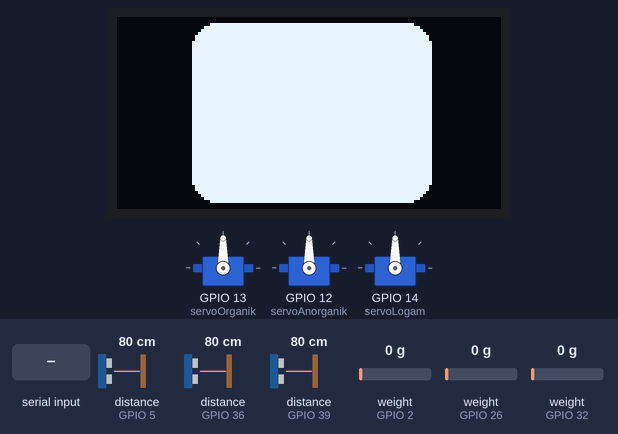
Bench run of a sketch on a simulated ESP32. Parts: 3 × servo, 128×64 one-colour display. The test bench sets the inputs (shaded band); at power-on: distance to the obstacle (sensors on GPIO 5, GPIO 36, GPIO 39) 80 cm, weight on the scale (sensors on GPIO 2, GPIO 26, GPIO 32) 0 g. The echo pulse lasts 58.3 µs per cm; WiFi joins after 1.5 s; servers stay silent unless stated; the audio player accepts every command and is not drawn; the Firebase database answers and starts empty; what the sketch prints to the serial monitor is not drawn.

Above: at 9.3 s.
9.4 s: "ANORGANIK\n" received over Serial
At 11.8 s:
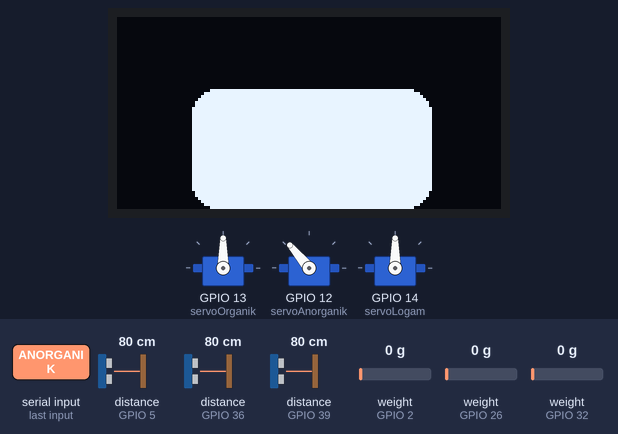
12.2 s: distance to the obstacle (sensor on GPIO 5) set to 2 cm
At 15.9 s:
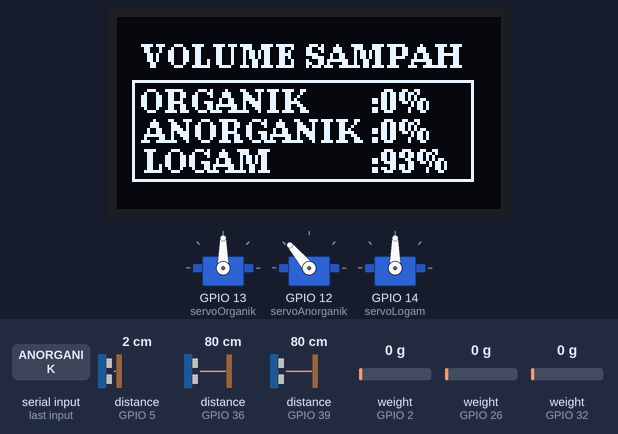
18.2 s: "ORGANIK\n" received over Serial
At 23.1 s:
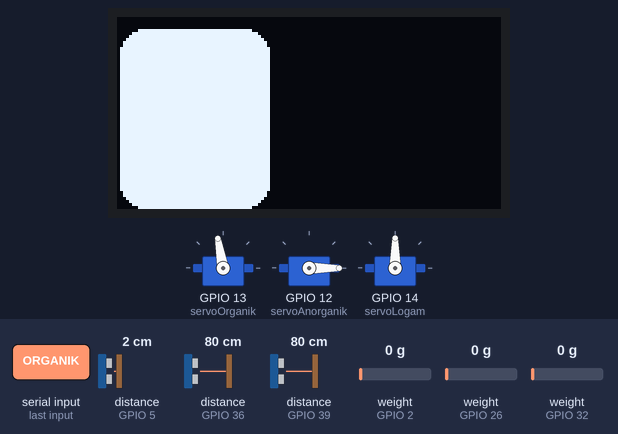
23.6 s: distance to the obstacle (sensor on GPIO 36) set to 2 cm
At 27.4 s:
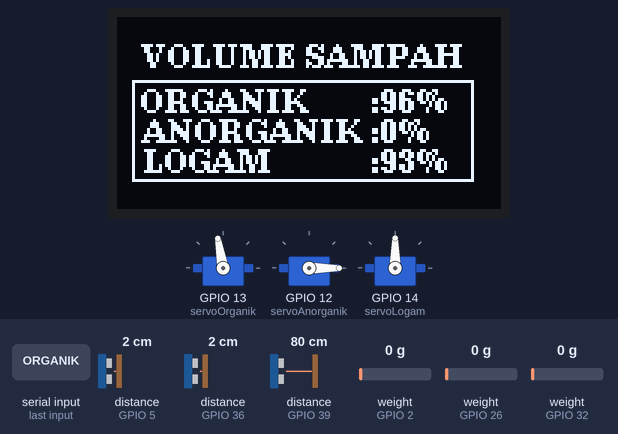
29.6 s: "LOGAM\n" received over Serial
At 40.3 s:
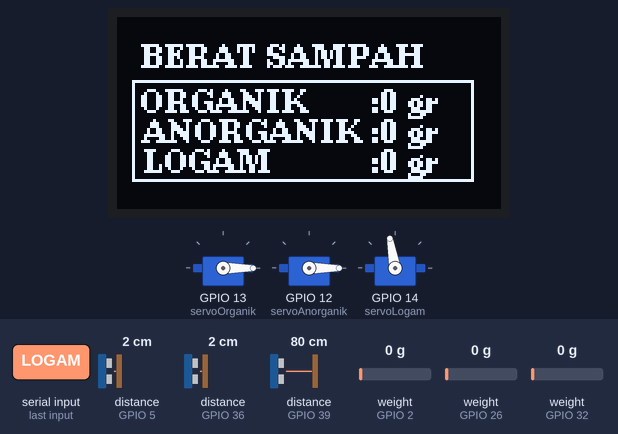
Timing chart, 0 to 42.3 s (numbered marks = the images above; inputs shaded):
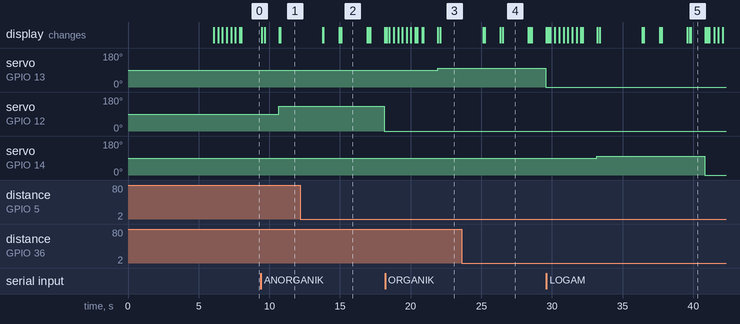

The sketch:

firebase_esp32.ino
```cpp
/*
  ESP32 - Kirim Data Sampah ke Firebase Realtime Database

  Program ini digunakan untuk menerima data klasifikasi dari Arduino Nano melalui komunikasi
  serial, membaca berat dan volume sampah dari sensor load cell dan ultrasonik, lalu mengirim
  semua data tersebut ke Firebase Realtime Database.

  FIREBASE_HOST merupakan URL database yang telah dibuat
  FIREBASE_AUTH merupakan Secret Key (Database secrets) atau API Key
*/

#include <HX711.h>
#include "ESP32Servo.h"
#include <NewPing.h>
#include "U8g2lib.h"
#include "DFRobotDFPlayerMini.h"
#include "Arduino.h"
#include <SoftwareSerial.h>
#include <WiFi.h>
#include <FirebaseESP32.h>
#include <addons/RTDBHelper.h>

const char* ssid = "SSID_WIFI";
const char* password = "PASSWORD_WIFI";

#define FIREBASE_HOST "URL_DATABASE"
#define FIREBASE_AUTH "SECRET_KEY"

FirebaseData fbdo;
FirebaseConfig config;
FirebaseAuth auth;
FirebaseJson json;

unsigned long sendDataPrevMillis = 0;
String bin_id = "W001";   // untuk kode waste
String dynamicPath = "/bins/" + bin_id;   // Path dinamis dan path utama berdasarkan bin_id
bool isValidBinID = false;

#define LOADCELL1_DOUT_PIN 32
#define LOADCELL1_SCK_PIN 33
#define LOADCELL2_DOUT_PIN 26
#define LOADCELL2_SCK_PIN 27
#define LOADCELL3_DOUT_PIN 2
#define LOADCELL3_SCK_PIN 4
#define calibration_factor -205.00  // Faktor kalibrasi untuk timbangan

HX711 scale1;
HX711 scale2;
HX711 scale3;

int GRAM1, GRAM2, GRAM3;  // variabel weight

int df_TX = 17;
int df_RX = 16;

NewPing sonar1(19, 36, 100);  // (triggerPin, echoPin, maxDistance)
NewPing sonar2(23, 39, 100);
NewPing sonar3(18, 5, 100);

int jarak1, jarak2, jarak3;
int persenjarak1, persenjarak2, persenjarak3;  // variabel volume

DFRobotDFPlayerMini player;
SoftwareSerial softwareSerial(df_RX, df_TX);

Servo servoOrganik;
Servo servoAnorganik;
Servo servoLogam;

U8G2_SSD1306_128X64_NONAME_F_HW_I2C u8g2(U8G2_R0, SCL, SDA, U8X8_PIN_NONE);

void setup() {
  Serial.begin(115200);
  softwareSerial.begin(9600);

  WiFi.mode(WIFI_OFF);
  delay(1000);
  WiFi.mode(WIFI_STA);

  WiFi.begin(ssid, password);
  Serial.println("Connecting to WiFi");

  while (WiFi.status() != WL_CONNECTED) {
    delay(500);
    Serial.print(".");
  }
  Serial.print("RSSI (kekuatan sinyal): ");
  Serial.println(WiFi.RSSI());

  // Inisialisasi Firebase
  config.host = FIREBASE_HOST;
  config.signer.tokens.legacy_token = FIREBASE_AUTH;
  Firebase.begin(&config, &auth);
  fbdo.setBSSLBufferSize(4096, 1024);
  Firebase.reconnectWiFi(true);

  scale1.begin(LOADCELL1_DOUT_PIN, LOADCELL1_SCK_PIN);
  scale2.begin(LOADCELL2_DOUT_PIN, LOADCELL2_SCK_PIN);
  scale3.begin(LOADCELL3_DOUT_PIN, LOADCELL3_SCK_PIN);

  // Atur faktor kalibrasi dan tare untuk setiap load cell
  scale1.set_scale(calibration_factor);
  scale1.tare();  // Mengatur titik nol pada timbangan

  scale2.set_scale(calibration_factor);
  scale2.tare();

  scale3.set_scale(calibration_factor);
  scale3.tare();

  if (player.begin(softwareSerial)) {
    Serial.println("ok");
    player.volume(100);
  } else {
    Serial.println("cek kabel");
  }

  servoOrganik.attach(13);    // Ganti dengan pin yang sesuai
  servoAnorganik.attach(12);
  servoLogam.attach(14);
  u8g2.begin();
  u8g2.enableUTF8Print();
  u8g2.setFlipMode(1);
  loading();
  isValidBinID = validateBinID(bin_id);
}

void loop() {
  String receivedData = Serial.readStringUntil('\n');  // Membaca data hingga newline
  Serial.print(receivedData);
  Serial.println();

  // Mengecek hasil klasifikasi dan menggerakkan servo yang sesuai
  if (receivedData.indexOf("ANORGANIK") >= 0) {
    player.play(1);
    mata_ramah();
    delay(1000);
    servoAnorganik.write(130);
    mata_bawah();
    volume_sampah();
    delay(1000);
    berat_sampah();
    delay(1000);
    servoAnorganik.write(0);
    mata_tutup();
    loading();
    if (Firebase.ready() && (millis() - sendDataPrevMillis > 15000)) {
      sendDataPrevMillis = millis();
      if (isValidBinID) {
        url_anorganik();
      } else {
        Serial.println("Invalid bin_id, skipping data send.");
      }
    }

  } else if (receivedData.indexOf("ORGANIK") >= 0) {
    player.play(2);
    mata_ramah();
    delay(1000);
    servoOrganik.write(100);
    mata_kanan();
    volume_sampah();
    delay(1000);
    berat_sampah();
    delay(1000);
    servoOrganik.write(0);
    mata_tutup();
    loading();
    if (Firebase.ready() && (millis() - sendDataPrevMillis > 15000)) {
      sendDataPrevMillis = millis();
      if (isValidBinID) {
        url_organik();
      } else {
        Serial.println("Invalid bin_id, skipping data send.");
      }
    }

  } else if (receivedData.indexOf("LOGAM") >= 0) {
    player.play(3);
    mata_ramah();
    delay(1000);
    servoLogam.write(100);
    mata_kiri();
    volume_sampah();
    delay(1000);
    berat_sampah();
    delay(1000);
    servoLogam.write(0);
    mata_tutup();
    loading();
    if (Firebase.ready() && (millis() - sendDataPrevMillis > 15000)) {
      sendDataPrevMillis = millis();
      if (isValidBinID) {
        url_logam();
      } else {
        Serial.println("Invalid bin_id, skipping data send.");
      }
    }
  }
}

bool validateBinID(const String &binID) {
  if (Firebase.get(fbdo, dynamicPath)) {
    Serial.println("BinID valid: " + bin_id);
    return true;
  } else {
    Serial.println("Invalid BinID: " + bin_id + ", Error: " + fbdo.errorReason());
    return false;
  }
}

void kirim_json(const String &path, FirebaseJson &json, const String &successMsg) {
  const int maxRetries = 2;   // Jumlah maksimal percobaan
  int attempt = 0;
  bool success = false;

  // Mencoba mengirim data beberapa kali
  while (attempt < maxRetries && !success) {
    if (Firebase.updateNode(fbdo, path, json)) {
      success = true;
      Serial.println(successMsg);
    } else {
      Serial.print("Gagal mengirim data ke ");
      Serial.print(path);
      Serial.print(": ");
      Serial.println(fbdo.errorReason().c_str());
      attempt++;
      delay(500);
    }
  }
  if (!success) {
    Serial.println("Pengiriman data gagal setelah beberapa percobaan.");
  }
  json.clear();
}

void url_organik() {
  json.set("/binID", bin_id);
  json.set("/organik/volume", persenjarak1);
  json.set("/organik/weight", GRAM1);
  kirim_json(dynamicPath, json, "Data organik berhasil dikirim!");
}

void url_anorganik() {
  json.set("/binID", bin_id);
  json.set("/anorganik/volume", persenjarak2);
  json.set("/anorganik/weight", GRAM2);
  kirim_json(dynamicPath, json, "Data anorganik berhasil dikirim!");
}

void url_logam() {
  json.set("/binID", bin_id);
  json.set("/logam/volume", persenjarak3);
  json.set("/logam/weight", GRAM3);
  kirim_json(dynamicPath, json, "Data logam berhasil dikirim!");
}

// (membuka mata robot)
void loading() {
  u8g2.clearBuffer();
  u8g2.drawBox(2, 31, 2, 2);
  u8g2.sendBuffer();
  delay(10);
  u8g2.drawBox(4, 31, 2, 2);
  u8g2.sendBuffer();
  delay(5);
  u8g2.drawBox(6, 31, 2, 2);
  u8g2.sendBuffer();
  delay(5);
  u8g2.drawBox(8, 31, 2, 2);
  u8g2.sendBuffer();
  delay(5);
  u8g2.drawBox(10, 31, 2, 2);
  u8g2.sendBuffer();
  delay(5);
  u8g2.drawBox(12, 31, 2, 2);
  u8g2.sendBuffer();
  delay(5);
  u8g2.drawBox(14, 31, 2, 2);
  u8g2.sendBuffer();
  delay(5);
  u8g2.drawBox(16, 31, 2, 2);
  u8g2.sendBuffer();
  delay(5);
  u8g2.drawBox(18, 31, 2, 2);
  u8g2.sendBuffer();
  delay(5);
  u8g2.drawBox(20, 31, 2, 2);
  u8g2.sendBuffer();
  delay(5);
  u8g2.drawBox(22, 31, 2, 2);
  u8g2.sendBuffer();
  delay(5);
  u8g2.drawBox(24, 31, 2, 2);
  u8g2.sendBuffer();
  delay(5);
  u8g2.drawBox(26, 31, 2, 2);
  u8g2.sendBuffer();
  delay(5);
  u8g2.drawBox(28, 31, 2, 2);
  u8g2.sendBuffer();
  delay(5);
  u8g2.drawBox(30, 31, 2, 2);
  u8g2.sendBuffer();
  delay(5);
  u8g2.drawBox(32, 31, 2, 2);
  u8g2.sendBuffer();
  delay(5);
  u8g2.drawBox(34, 31, 2, 2);
  u8g2.sendBuffer();
  delay(5);
  u8g2.drawBox(36, 31, 2, 2);
  u8g2.sendBuffer();
  delay(5);
  u8g2.drawBox(38, 31, 2, 2);
  u8g2.sendBuffer();
  delay(5);
  u8g2.drawBox(40, 31, 2, 2);
  u8g2.sendBuffer();
  delay(5);
  u8g2.drawBox(42, 31, 2, 2);
  u8g2.sendBuffer();
  delay(5);
  u8g2.drawBox(44, 31, 2, 2);
  u8g2.sendBuffer();
  delay(5);
  u8g2.drawBox(46, 31, 2, 2);
  u8g2.sendBuffer();
  delay(5);
  u8g2.drawBox(48, 31, 2, 2);
  u8g2.sendBuffer();
  delay(5);
  u8g2.drawBox(50, 31, 2, 2);
  u8g2.sendBuffer();
  delay(5);
  u8g2.drawBox(52, 31, 2, 2);
  u8g2.sendBuffer();
  delay(5);
  u8g2.drawBox(54, 31, 2, 2);
  u8g2.sendBuffer();
  delay(5);
  u8g2.drawBox(56, 31, 2, 2);
  u8g2.sendBuffer();
  delay(5);
  u8g2.drawBox(58, 31, 2, 2);
  u8g2.sendBuffer();
  delay(5);
  u8g2.drawBox(60, 31, 2, 2);
  u8g2.sendBuffer();
  delay(5);
  u8g2.drawBox(62, 31, 2, 2);
  u8g2.sendBuffer();
  delay(5);
  u8g2.drawBox(64, 31, 2, 2);
  u8g2.sendBuffer();
  delay(5);
  u8g2.drawBox(66, 31, 2, 2);
  u8g2.sendBuffer();
  delay(5);
  u8g2.drawBox(68, 31, 2, 2);
  u8g2.sendBuffer();
  delay(5);
  u8g2.drawBox(70, 31, 2, 2);
  u8g2.sendBuffer();
  delay(5);
  u8g2.drawBox(72, 31, 2, 2);
  u8g2.sendBuffer();
  delay(5);
  u8g2.drawBox(74, 31, 2, 2);
  u8g2.sendBuffer();
  delay(5);
  u8g2.drawBox(76, 31, 2, 2);
  u8g2.sendBuffer();
  delay(5);
  u8g2.drawBox(78, 31, 2, 2);
  u8g2.sendBuffer();
  delay(5);
  u8g2.drawBox(80, 31, 2, 2);
  u8g2.sendBuffer();
  delay(5);
  u8g2.drawBox(82, 31, 2, 2);
  u8g2.sendBuffer();
  delay(5);
  u8g2.drawBox(84, 31, 2, 2);
  u8g2.sendBuffer();
  delay(5);
  u8g2.drawBox(86, 31, 2, 2);
  u8g2.sendBuffer();
  delay(5);
  u8g2.drawBox(88, 31, 2, 2);
  u8g2.sendBuffer();
  delay(5);
  u8g2.drawBox(90, 31, 2, 2);
  u8g2.sendBuffer();
  delay(5);
  u8g2.drawBox(92, 31, 2, 2);
  u8g2.sendBuffer();
  delay(5);
  u8g2.drawBox(94, 31, 2, 2);
  u8g2.sendBuffer();
  delay(5);
  u8g2.drawBox(96, 31, 2, 2);
  u8g2.sendBuffer();
  delay(5);
  u8g2.drawBox(98, 31, 2, 2);
  u8g2.sendBuffer();
  delay(5);
  u8g2.drawBox(100, 31, 2, 2);
  u8g2.sendBuffer();
  delay(5);
  u8g2.drawBox(102, 31, 2, 2);
  u8g2.sendBuffer();
  delay(5);
  u8g2.drawBox(104, 31, 2, 2);
  u8g2.drawRBox(60, 28, 10, 8, 4);
  u8g2.sendBuffer();
  delay(5);
  u8g2.drawBox(106, 31, 2, 2);
  u8g2.drawRBox(55, 28, 20, 8, 4);
  u8g2.sendBuffer();
  delay(5);
  u8g2.drawBox(108, 31, 2, 2);
  u8g2.drawRBox(50, 28, 30, 8, 4);
  u8g2.sendBuffer();
  delay(5);
  u8g2.drawBox(110, 31, 2, 2);
  u8g2.drawRBox(45, 28, 40, 8, 4);
  u8g2.sendBuffer();
  delay(5);
  u8g2.drawBox(112, 31, 2, 2);
  u8g2.drawRBox(40, 28, 50, 8, 4);
  u8g2.sendBuffer();
  delay(5);
  u8g2.drawBox(114, 31, 2, 2);
  u8g2.drawRBox(35, 28, 60, 8, 4);
  u8g2.sendBuffer();
  delay(5);
  u8g2.drawBox(116, 31, 2, 2);
  u8g2.drawRBox(30, 28, 70, 8, 4);
  u8g2.sendBuffer();
  delay(5);
  u8g2.drawBox(118, 31, 2, 2);
  u8g2.drawRBox(25, 28, 80, 8, 4);
  u8g2.sendBuffer();
  delay(5);
  u8g2.drawBox(120, 31, 2, 2);
  u8g2.sendBuffer();
  delay(5);
  u8g2.drawBox(122, 31, 2, 2);
  u8g2.sendBuffer();
  delay(5);
  u8g2.drawBox(124, 31, 2, 2);
  u8g2.drawRBox(25, 19, 80, 25, 4);
  u8g2.sendBuffer();
  delay(5);
  u8g2.drawBox(126, 31, 2, 2);
  u8g2.drawRBox(25, 2, 80, 60, 8);
  u8g2.sendBuffer();
  delay(5);
  u8g2.clearBuffer();
  u8g2.drawRBox(25, 2, 80, 60, 8);
  u8g2.sendBuffer();
}

void mata_tutup() {
  u8g2.clearBuffer();
  u8g2.drawRBox(25, 2, 80, 60, 8);
  u8g2.sendBuffer();
  delay(50);
  u8g2.clearBuffer();
  u8g2.drawRBox(25, 19, 80, 25, 4);
  u8g2.sendBuffer();
  delay(50);
  u8g2.clearBuffer();
  u8g2.drawRBox(25, 28, 80, 8, 4);
  u8g2.sendBuffer();
  delay(50);
  u8g2.clearBuffer();
  u8g2.drawBox(25, 31, 80, 2);
  u8g2.sendBuffer();
  delay(50);
  u8g2.clearBuffer();
  u8g2.drawBox(128, 31, 0, 0);
  u8g2.sendBuffer();
  delay(50);
}

// (mata bergerak keatas untuk menyapa)
void mata_ramah() {
  u8g2.clearBuffer();
  u8g2.drawRBox(25, 0, 80, 60, 8);
  u8g2.sendBuffer();
  delay(5);
  u8g2.clearBuffer();
  u8g2.drawRBox(25, 0, 80, 50, 8);
  u8g2.sendBuffer();
  delay(5);
  u8g2.clearBuffer();
  u8g2.drawRBox(25, 0, 80, 40, 8);
  u8g2.sendBuffer();
  delay(5);
  u8g2.drawBox(20, 37, 90, 3);
  u8g2.sendBuffer();
  delay(5);
  u8g2.drawBox(19, 38, 92, 1);
  u8g2.sendBuffer();
  delay(5);
  u8g2.drawBox(18, 39, 94, 1);
  u8g2.sendBuffer();
  delay(5);
  u8g2.drawBox(17, 40, 45, 1);
  u8g2.drawBox(16, 41, 44, 1);
  u8g2.sendBuffer();
  delay(5);
  u8g2.drawBox(68, 40, 45, 1);
  u8g2.drawBox(70, 41, 44, 1);
  u8g2.sendBuffer();
}

// (mata bergerak untuk menunjukan bagian kanan pada alat)
void mata_kanan() {
  u8g2.clearBuffer();
  u8g2.drawRBox(25, 2, 80, 60, 8);
  u8g2.sendBuffer();
  delay(20);
  u8g2.clearBuffer();
  u8g2.drawRBox(25, 2, 65, 60, 8);
  u8g2.sendBuffer();
  delay(20);
  u8g2.clearBuffer();
  u8g2.drawRBox(25, 2, 50, 60, 8);
  u8g2.sendBuffer();
  delay(20);
  u8g2.clearBuffer();
  u8g2.drawRBox(10, 3, 50, 60, 8);
  u8g2.sendBuffer();
  delay(20);
  u8g2.clearBuffer();
  u8g2.drawRBox(1, 4, 50, 60, 8);
  u8g2.sendBuffer();
  delay(3000);  // (lama berhenti mata ke kanan)
  u8g2.clearBuffer();
  u8g2.drawRBox(10, 3, 50, 60, 8);
  u8g2.sendBuffer();
  delay(10);
  u8g2.clearBuffer();
  u8g2.drawRBox(25, 2, 50, 60, 8);
  u8g2.sendBuffer();
  delay(10);
  u8g2.clearBuffer();
  u8g2.drawRBox(25, 2, 65, 60, 8);
  u8g2.sendBuffer();
  delay(10);
  u8g2.clearBuffer();
  u8g2.drawRBox(25, 2, 80, 60, 8);
  u8g2.sendBuffer();
  delay(1000);
}

// (mata bergerak untuk menunjukan bagian kiri pada alat)
void mata_kiri() {
  u8g2.clearBuffer();
  u8g2.drawRBox(25, 2, 80, 60, 8);
  u8g2.sendBuffer();
  delay(20);
  u8g2.clearBuffer();
  u8g2.drawRBox(40, 2, 65, 60, 8);
  u8g2.sendBuffer();
  delay(20);
  u8g2.clearBuffer();
  u8g2.drawRBox(55, 2, 50, 60, 8);
  u8g2.sendBuffer();
  delay(20);
  u8g2.clearBuffer();
  u8g2.drawRBox(66, 3, 50, 60, 8);
  u8g2.sendBuffer();
  delay(20);
  u8g2.clearBuffer();
  u8g2.drawRBox(78, 4, 50, 60, 8);
  u8g2.sendBuffer();
  delay(3000);  // (lama berhenti mata ke kiri)
  u8g2.clearBuffer();
  u8g2.drawRBox(66, 3, 50, 60, 8);
  u8g2.sendBuffer();
  delay(10);
  u8g2.clearBuffer();
  u8g2.drawRBox(55, 2, 50, 60, 8);
  u8g2.sendBuffer();
  delay(10);
  u8g2.clearBuffer();
  u8g2.drawRBox(40, 2, 65, 60, 8);
  u8g2.sendBuffer();
  delay(10);
  u8g2.clearBuffer();
  u8g2.drawRBox(25, 2, 80, 60, 8);
  u8g2.sendBuffer();
  delay(1000);
}

void mata_bawah() {
  u8g2.clearBuffer();
  u8g2.drawRBox(25, 2, 80, 60, 8);
  u8g2.sendBuffer();
  delay(10);
  u8g2.clearBuffer();
  u8g2.drawRBox(25, 13, 80, 50, 8);
  u8g2.sendBuffer();
  delay(10);
  u8g2.clearBuffer();
  u8g2.drawRBox(25, 24, 80, 40, 8);
  u8g2.sendBuffer();
  delay(3000);
  u8g2.clearBuffer();
  u8g2.drawRBox(25, 13, 80, 50, 8);
  u8g2.sendBuffer();
  delay(10);
  u8g2.clearBuffer();
  u8g2.drawRBox(25, 2, 80, 60, 8);
  u8g2.sendBuffer();
  delay(1000);
}

void volume_sampah() {
  jarak1 = sonar1.ping_cm();
  jarak2 = sonar2.ping_cm();
  jarak3 = sonar3.ping_cm();
  persenjarak1 = map(jarak1, 45, 0, 20, 100);
  persenjarak2 = map(jarak2, 45, 0, 20, 100);
  persenjarak3 = map(jarak3, 30, 0, 0, 100);
  if (jarak1 > 45) {
    persenjarak1 = 0;
  }
  if (jarak2 > 45) {
    persenjarak2 = 0;
  }
  if (jarak3 > 30) {
    persenjarak3 = 0;
  }
  u8g2.clearBuffer();
  u8g2.drawRBox(25, 2, 80, 60, 8);
  u8g2.sendBuffer();
  delay(50);
  u8g2.drawRBox(15, 2, 104, 60, 8);
  u8g2.sendBuffer();
  delay(50);
  u8g2.drawRBox(5, 2, 114, 60, 8);
  u8g2.sendBuffer();
  delay(50);

  u8g2.clearBuffer();
  u8g2.setFont(u8g2_font_ncenB08_tr);
  u8g2.setCursor(8, 17);
  u8g2.print("VOLUME SAMPAH");
  u8g2.setCursor(8, 32);
  u8g2.print("ORGANIK       :" + String(persenjarak1) + String("%"));
  u8g2.setCursor(9, 42);
  u8g2.print("ANORGANIK :" + String(persenjarak2) + String("%"));
  u8g2.setCursor(9, 52);
  u8g2.print("LOGAM           :" + String(persenjarak3) + String("%"));
  u8g2.drawFrame(5, 21, 114, 34);
  u8g2.sendBuffer();
}

void berat_sampah() {
  scale1.set_scale(calibration_factor);
  scale2.set_scale(calibration_factor);
  scale3.set_scale(calibration_factor);

  // Membaca berat dalam gram dan menyimpannya dalam variabel masing-masing
  GRAM1 = scale1.get_units(), 10;  // Membaca 10 sampel dan mengembalikan rata-rata
  GRAM2 = scale2.get_units(), 10;
  GRAM3 = scale3.get_units(), 10;

  if (GRAM1 < 0) {
    GRAM1 = 0;
  }
  if (GRAM2 < 0) {
    GRAM2 = 0;
  }
  if (GRAM3 < 0) {
    GRAM3 = 0;
  }

  // Tampilkan nilai berat pada Serial Monitor untuk masing-masing load cell
  Serial.print("Load Cell 1: ");
  Serial.print(GRAM1);
  Serial.println(" g");

  Serial.print("Load Cell 2: ");
  Serial.print(GRAM2);
  Serial.println(" g");

  Serial.print("Load Cell 3: ");
  Serial.print(GRAM3);
  Serial.println(" g");

  Serial.println();  // Baris kosong untuk memisahkan output
  delay(500);        // Delay 1/2 detik sebelum pembacaan berikutnya

  u8g2.clearBuffer();
  u8g2.drawRBox(25, 2, 80, 60, 8);
  u8g2.sendBuffer();
  delay(50);
  u8g2.drawRBox(15, 2, 104, 60, 8);
  u8g2.sendBuffer();
  delay(50);
  u8g2.drawRBox(5, 2, 114, 60, 8);
  u8g2.sendBuffer();
  delay(50);

  u8g2.clearBuffer();
  u8g2.setFont(u8g2_font_ncenB08_tr);
  u8g2.setCursor(8, 17);
  u8g2.print("BERAT SAMPAH");
  u8g2.setCursor(8, 32);
  u8g2.print("ORGANIK       :" + String(GRAM1) + String(" gr"));
  u8g2.setCursor(9, 42);
  u8g2.print("ANORGANIK :" + String(GRAM2) + String(" gr"));
  u8g2.setCursor(9, 52);
  u8g2.print("LOGAM           :" + String(GRAM3) + String(" gr"));
  u8g2.drawFrame(5, 21, 114, 34);
  u8g2.sendBuffer();
}
```

Measured:
- after the input at 9.4 s, servo on GPIO 12 (servoAnorganik): 90° → 130° after 1.3 s; the display: first changes after 0.06 s (image 1 shows a later state)
- after the input at 18.2 s, servo on GPIO 13 (servoOrganik): 90° → 100° after 3.7 s
- after the input at 29.6 s, servo on GPIO 14 (servoLogam): 90° → 100° after 3.6 s, → 0° 7.7 s later
- what the display in image 2 shows lasts 1.8 s, from 15.1 s to 16.9 s
